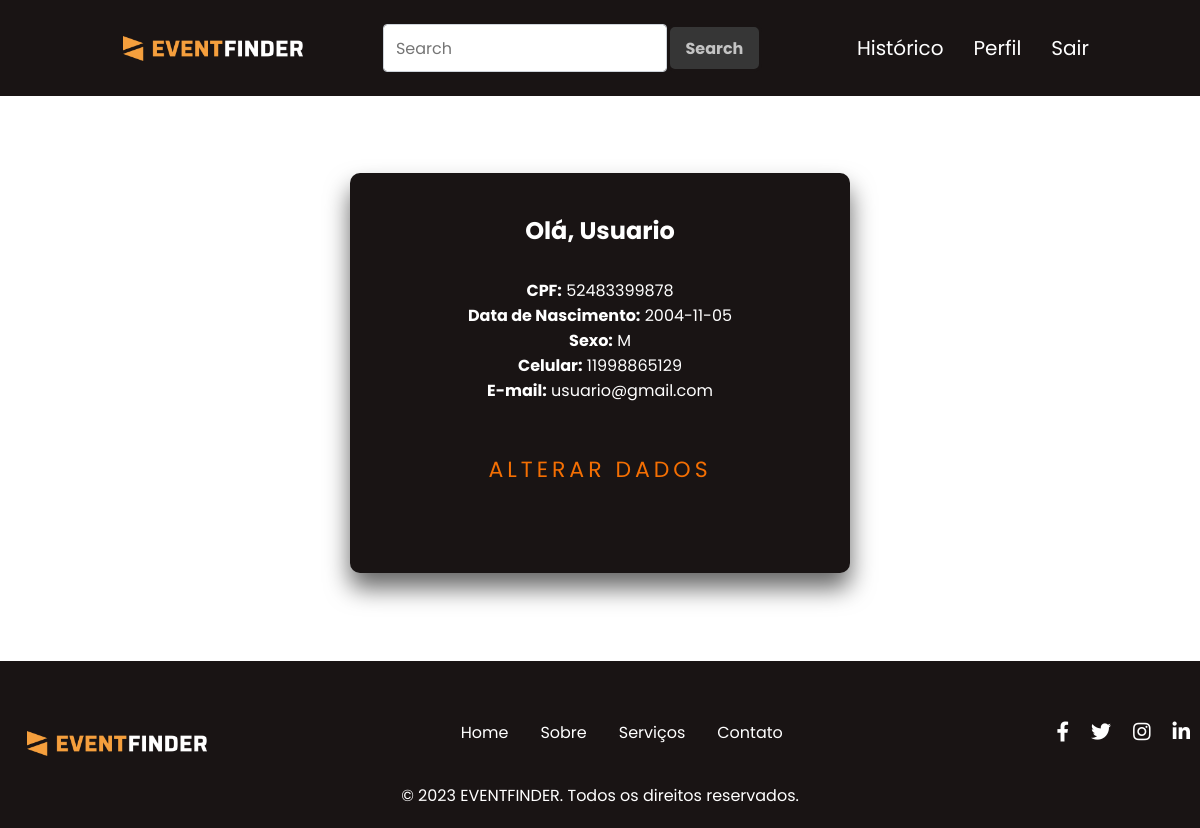
Page /eventfinder/area-restrita/perfilUsuario.php (signed in) on the committed database.
### tables this page shows
CREATE TABLE `tbusuario` (
  `idUsuario` int(11) NOT NULL,
  `nomeUsuario` varchar(50) NOT NULL,
  `cpfUsuario` varchar(14) NOT NULL,
  `dataNasc` date NOT NULL,
  `sexoUsuario` enum('M','F','Outro') NOT NULL,
  `celUsuario` varchar(20) NOT NULL,
  `emailUsuario` varchar(50) NOT NULL,
  `senhaUsuario` varchar(255) NOT NULL
);

### eventfinder/Classes/Usuario.php (called while the page is built, shortened)
<?php
class Usuario {
    public function buscarUsuarioPorId($id) {
        $conexao = Conexao::conectar();
        $stmt = $conexao->prepare("SELECT * FROM tbUsuario WHERE idUsuario = :id");
        $stmt->bindParam(':id', $id);
        $stmt->execute();
        $result = $stmt->fetch(PDO::FETCH_ASSOC);
        return $result;
    }
}

### eventfinder/area-restrita/perfilUsuario.php (the view, shortened to what this page needs)
<?php
require_once('../Classes/Usuario.php');
$usuario= new Usuario();
$idUsuario = $_SESSION['idUsuario'];
$dadosUsuario= $usuario->buscarUsuarioPorId($idUsuario);
?>
<!DOCTYPE html>
<html lang="pt-br">
<head>
    <link rel="stylesheet" href="css/Style.css">
</head>
<body>
    <header>
            <nav class="nav-bar">
                <a class="logo" href="index-restrito-usuario.php"><img src="images/logo/logo.png" class="logo-img"></a>
                <form class="form_inline" method="POST" action="../resultados-pesquisa.php">
                    <input class="caixa" type="search" placeholder="Search" aria-label="Search" name="pesquisa">
                    <button class="btn" type="submit">Search</button>
                    </form>
                <div class="nav-list">
                    <ul>
                        <li class="nav-item"><a href="historico-pedidos.php" class="nav-link">Histórico</a></li>
                        <li class="nav-item"><a href="perfilUsuario.php" class="nav-link">Perfil</a></li>
                        <li class="nav-item"><a href="../logout.php" class="nav-link">Sair</a></li>
                    </ul>
                </div>
            </nav>
    </header>
        <div class="login-boxC">
        <div class="user-boxC">
                <h2>Olá, <?php echo $dadosUsuario['nomeUsuario']; ?></h2>
                <p><strong>CPF:</strong> <?php echo $dadosUsuario['cpfUsuario']; ?></p>
                <p><strong>Data de Nascimento:</strong> <?php echo $dadosUsuario['dataNasc']; ?></p>
                <p><strong>Sexo:</strong> <?php echo $dadosUsuario['sexoUsuario']; ?></p>
                <p><strong>Celular:</strong> <?php echo $dadosUsuario['celUsuario']; ?></p>
                <p><strong>E-mail:</strong> <?php echo $dadosUsuario['emailUsuario']; ?></p>
                <form method="GET" action="alterarUsuario.php">
                    <a class="tt" type="submit" href="alterarUsuario.php">Alterar Dados</a>
                </form>
            </div>
        </div>
    <div class="wrapperCL">
    <?php require_once("./footer-restrito.php")?>
</body>
</html>

### eventfinder/area-restrita/css/Style.css (style rules this page uses)
* { padding: 0px; margin: 0px; }
body , html { color: rgb(255, 255, 255); background-color: #ffffff; font-family: "Poppins", sans-serif; height: 100%; }
body { margin:0; padding: 0; }
ul li { margin-left: 0.75em; margin-right: 0.75em; }
.logo { color: white; text-decoration: none; font-size: 20px; transition: 0.3s; font-size: 24px; text-transform: uppercase; letter-spacing: 1px; }
.caixa { width: 440px; padding: .500rem .75rem; font-size: 1rem; color: black; background-color: #fff; background-clip: padding-box; border: 1px solid #ced4da; border-radius: .25rem; transition: border-color .15s; font-family: "Poppins", sans-serif; }
.btn { width: 95px; height: 48px; border-radius: 8px; color: rgba(255, 255, 255, 0.700); background-color: rgb(54, 54, 54); font-family: "Poppins", sans-serif; font-weight: bold; font-size: 16px; border: 3px solid #191414; }
.tt { text-decoration: none; font-size: 35px; transition: 0.3s; color: rgba(255, 255, 255, 0.700); }
.logo-img { width: 180px; height: auto; margin-top: 10px; margin-left: 27px; }
html, body { height: 100%; margin: 0; padding: 0; }
.wrapperCL { min-height: 91.5vh; display: flex; flex-direction: column; }
.login-boxC { position: absolute; top: 45%; left: 50%; width: 500px; height: 400px; padding: 40px; transform: translate(-50%, -50%); background: #191414; box-sizing: border-box; box-shadow: 0 15px 25px rgba(0, 0, 0, 0.6); border-radius: 10px; }
.login-boxC h2 { margin: 0 0 30px; padding: 0; color: #fff; text-align: center; }
.login-boxC .user-boxC { position: relative; display: flex; flex-direction: column; align-items: center; }
.login-boxC form a { position: relative; display: inline-block; padding: 10px 20px; color: #f46f03; font-size: 22px; text-decoration: none; text-transform: uppercase; overflow: hidden; transition: 0.5s; margin-top: 40px; letter-spacing: 4px; }
@media (max-width: 1200px) { .caixa { width: 65%; transition: 0.3s ease; } }
@media (max-width: 1200px) { .form_inline { transition: 0.3s ease; display: flex; justify-content: center; } }
@media (max-width: 1200px) { .nav-bar { padding: 1.5rem 1.5rem; transition: 0.3s ease; } }
.nav-bar { font-family: "Poppins", sans-serif; display: flex; align-items: center; background-color: #191414; justify-content: space-between; padding: 1.5rem 6rem; }
.nav-list { display: flex; align-items: center; }
.nav-list ul { display: flex; justify-content: center; list-style: none; }
.nav-item { margin: 0 15px; }
.nav-link { text-decoration: none; font-size: 1.15rem; color: #fff; font-weight: 400; color: inherit; text-decoration: none; font-size: 20px; transition: 0.3s ease; display:flex; align-items: center; }

### rows in the picture
tbusuario: nomeUsuario "Usuario", cpfUsuario "52483399878", dataNasc "2004-11-05", sexoUsuario "M", celUsuario "11998865129", emailUsuario "usuario@gmail.com"
